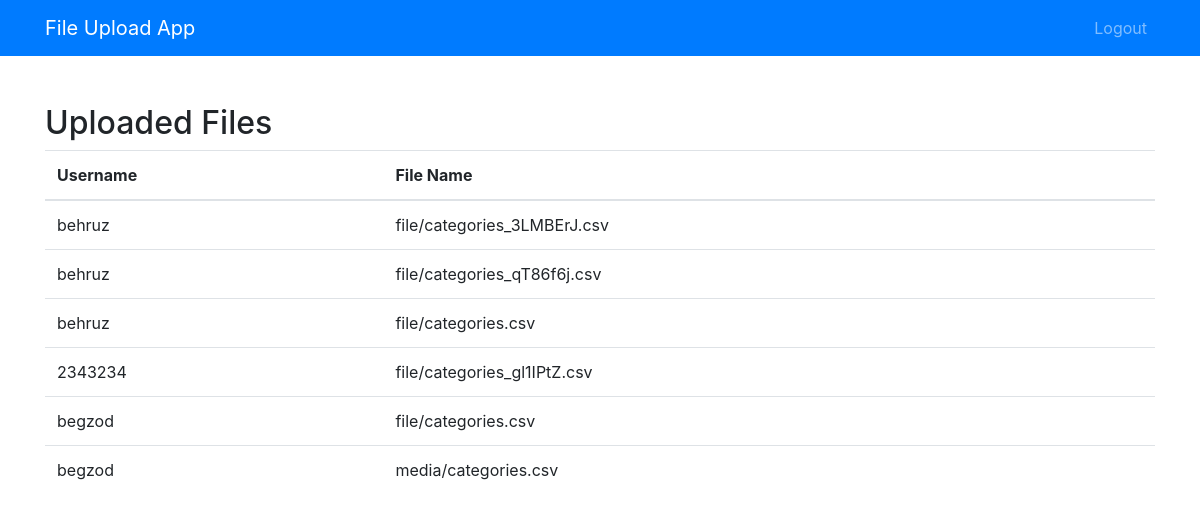
/home/, run on the app's committed database.
### my_admin/models.py (models this page shows)
class MyModel(models.Model):
    user = models.CharField(max_length=100)
    password = models.CharField(max_length=100)
    file = models.FileField(upload_to='file/')

### my_admin/views.py (the view)
# urls.py: path('home/',views.HomePage,name='home'),
def HomePage(request):
    files = MyModel.objects.all().order_by('-id')[:10]
    return render(request, 'home.html', {'files': files})

### my_admin/templates/home.html (shortened to what this page needs)
<!DOCTYPE html>
<html lang="en">
<head>
    <link rel="stylesheet" href="https://cdn.jsdelivr.net/npm/bootstrap@4.3.1/dist/css/bootstrap.min.css">
</head>
<body>
    <nav class="navbar navbar-expand-lg navbar-dark bg-primary">
        <div class="container">
            <a class="navbar-brand" href="#">File Upload App</a>
            <div class="collapse navbar-collapse" id="navbarNav">
                <ul class="navbar-nav ml-auto">
                    <li class="nav-item">
                        <a class="nav-link" href="{% url 'logout' %}">Logout</a>
                    </li>
                </ul>
            </div>
        </div>
    </nav>
    <div class="container mt-5">
        {% if files %}
        <h2>Uploaded Files</h2>
        <table class="table">
            <thead>
                <tr>
                    <th>Username</th>
                    <th>File Name</th>
                </tr>
            </thead>
            <tbody>
                {% for file in files %}
                <tr>
                    <td>{{ file.user }}</td>
                    <td>{{ file.file.name }}</td>
                </tr>
                {% endfor %}
            </tbody>
        </table>
        {% else %}
        <p>No uploaded files available.</p>
        {% endif %}
    </div>
</body>
</html>

### data on the page
MyModel: user "behruz", file.name "file/categories_3LMBErJ.csv"
MyModel: user "behruz", file.name "file/categories_qT86f6j.csv"
MyModel: user "behruz", file.name "file/categories.csv"
MyModel: user "2343234", file.name "file/categories_gl1IPtZ.csv"
MyModel: user "begzod", file.name "file/categories.csv"
MyModel: user "begzod", file.name "media/categories.csv"
